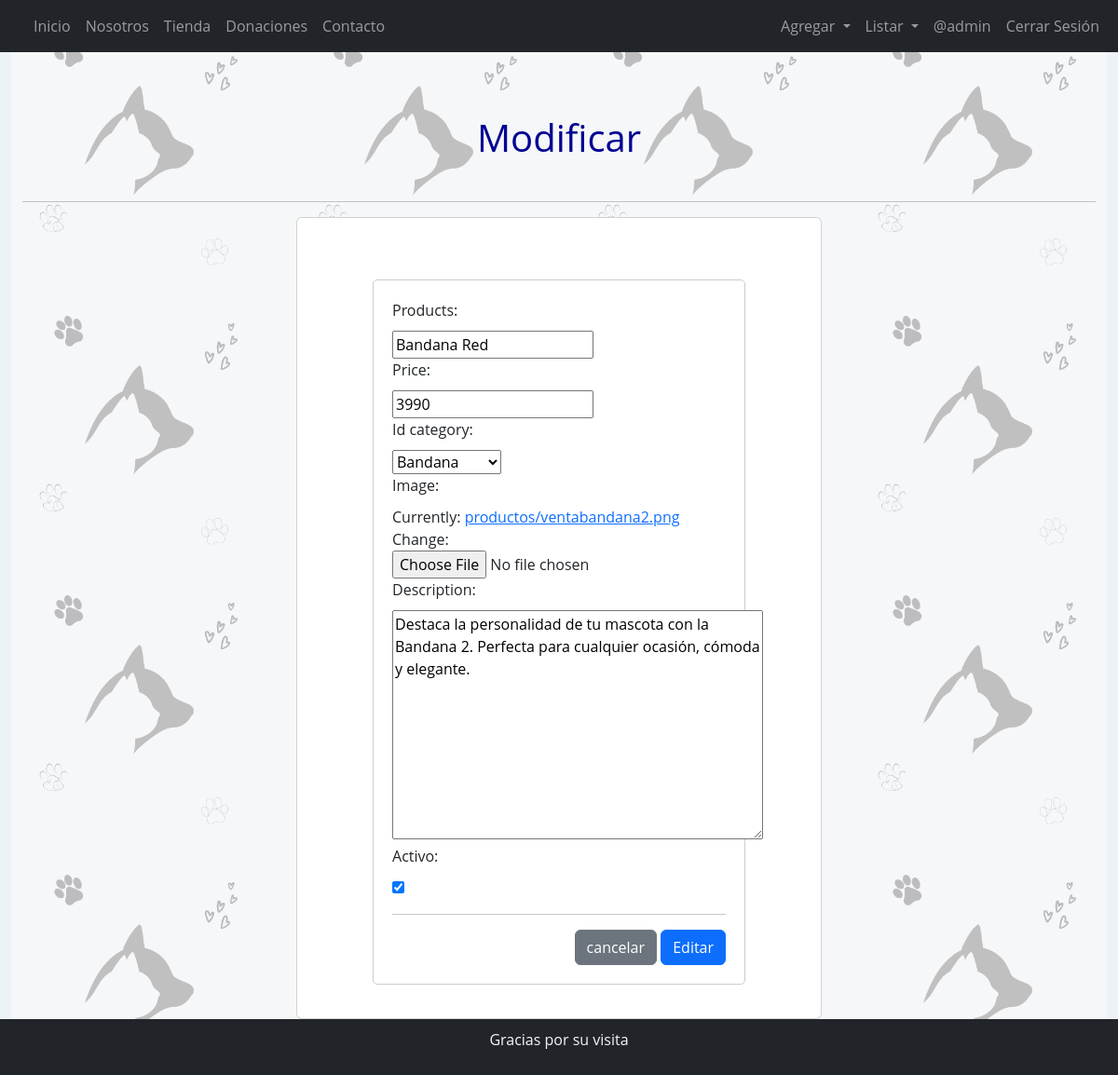
The page /modificar-producto/2/ (signed in) on the database as committed earlier.
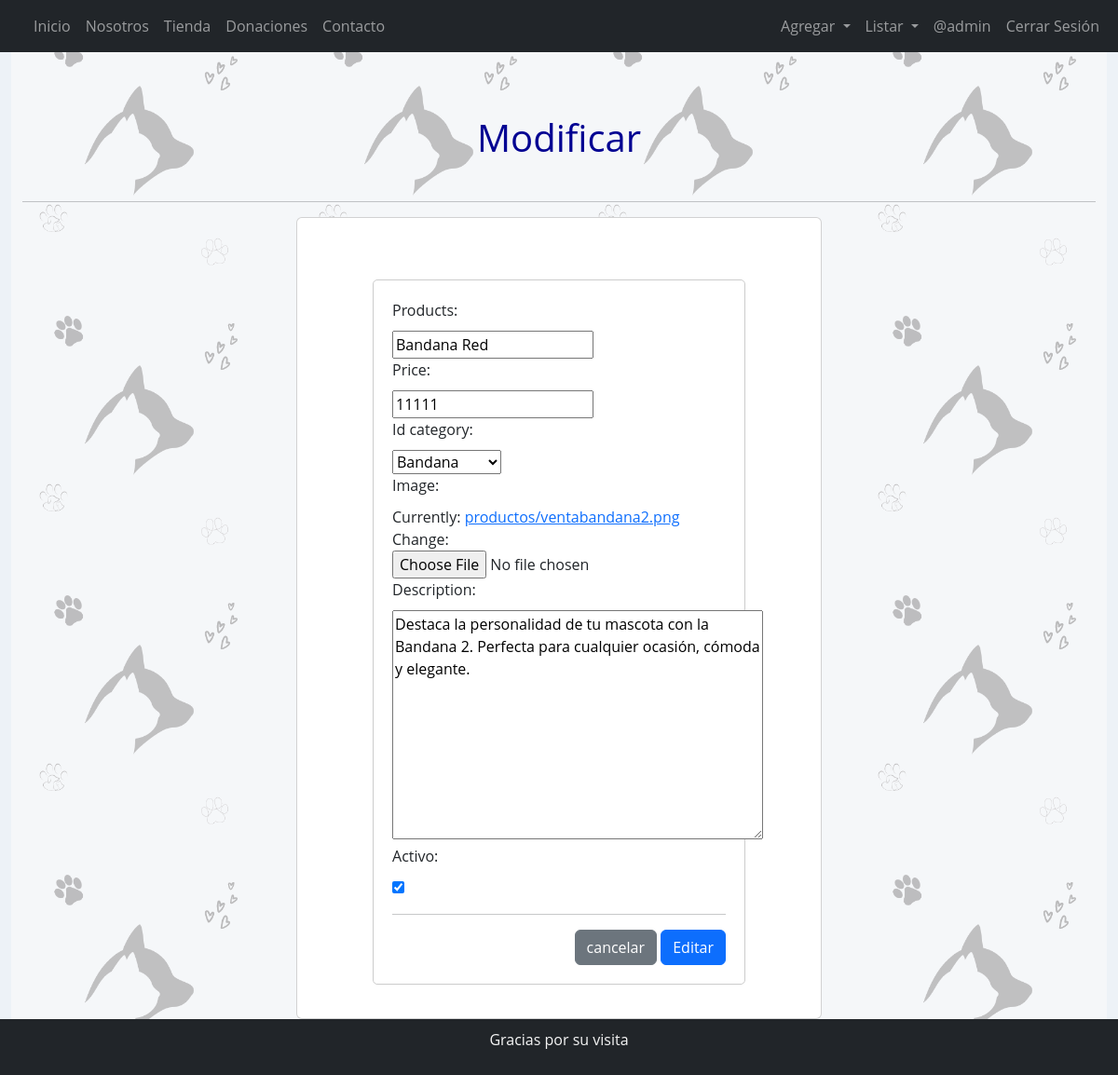
The same page on the database as committed later.
### appShop/models.py (models this page shows, shortened)
class Product(models.Model):
    id_product       = models.AutoField(db_column='idProduct', primary_key=True)
    products         = models.CharField(max_length=20, blank=True, null=True)
    price            = models.IntegerField(blank=True, null=True)
    id_category      = models.ForeignKey('Category',on_delete=models.CASCADE, db_column='idCategory')
    image            = models.ImageField(upload_to="productos", null=True)
    description      = models.TextField()
    activo           = models.BooleanField(default=True)

### appShop/views.py (the view)
# urls.py: path('modificar-producto/<id_product>/', views.modify_producto, name='modify_producto'),
@permission_required('appShop.change_product')
def modify_producto(request, id_product):
    productos = get_object_or_404(Product,id_product=id_product)
    if request.method == 'POST':
        formulario = ProductoForm(request.POST,request.FILES,instance=productos)
        if formulario.is_valid():
            formulario.save()
            messages.success(request,"Modificado Correctamente")
            return redirect(to="list_producto")
        else:
            messages.error(request,"Error al Modificar")
    else:
        formulario = ProductoForm(instance=productos)
    context = {
        'form': formulario,
    }
    return render(request, 'appShop/producto/modificar.html',context)

### appShop/forms.py
class ProductoForm(forms.ModelForm):
    class Meta:
        model = Product
        fields = '__all__'

### appShop/models.py (called while the page is built)
    def __str__(self):
        return str(self.category)

### appShop/templates/appShop/producto/modificar.html (shortened to what this page needs)
{% extends 'appShop/base.html'%}
{% load static %}
{% block contenido %}
<div class="container-fluid bg-light bg-opacity-75">
    <br><br>
    <header class="header">
        <h1>Modificar</h1>
    </header>
    <hr>
    <div class="row">
        <div class="col-12 col-md-6 offset-md-3">
            <div class="card">
                <div class="card-body">
                    <form action="" method="post" enctype="multipart/form-data">
                        {{ form }}
                        <br>
                        <hr>
                        <div class="d-flex justify-content-end">
                            <a class="btn btn-secondary" type="reset" href="{% url 'list_producto'%}" role="button">cancelar</a>
                            <input type="submit" value="Editar" class="btn btn-primary">
                        </div>
                    </form>
                </div>
            </div>
        </div>
    </div>
</div>
{% endblock %}

Rows that differ between the two databases and show on the page:
changed Product "Bandana Red": price "3990" → "11111"
